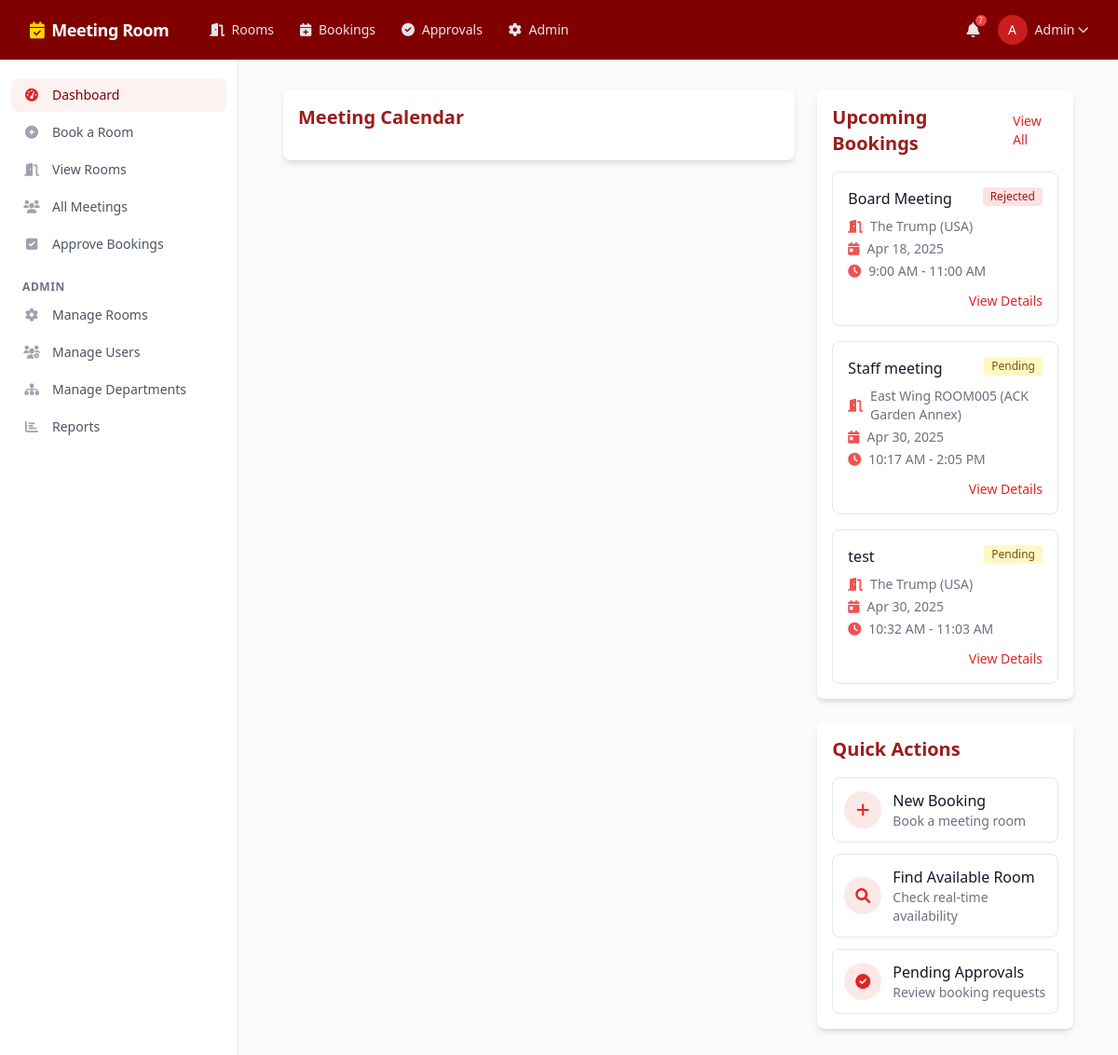
/dashboard.php (signed in), run on the app's committed database.
### tables this page shows
CREATE TABLE bookings (
    booking_id INTEGER PRIMARY KEY AUTOINCREMENT,
    room_id INTEGER NOT NULL,
    user_id INTEGER NOT NULL,
    event_name TEXT NOT NULL,
    start_time DATETIME NOT NULL,
    end_time DATETIME NOT NULL,
    attendees_count INTEGER NOT NULL,
    status TEXT DEFAULT 'Pending', -- Pending, Approved, Rejected, Cancelled, Completed
    approver_id INTEGER,
    approval_notes TEXT,
    google_calendar_event_id TEXT, -- For calendar integration
    created_at DATETIME DEFAULT CURRENT_TIMESTAMP,
    FOREIGN KEY (room_id) REFERENCES boardrooms(room_id),
    FOREIGN KEY (user_id) REFERENCES users(user_id),
    FOREIGN KEY (approver_id) REFERENCES users(user_id)
);

CREATE TABLE boardrooms (
    room_id INTEGER PRIMARY KEY AUTOINCREMENT,
    room_name TEXT NOT NULL UNIQUE,
    capacity INTEGER NOT NULL,
    location TEXT NOT NULL,
    amenities TEXT, -- JSON string of available amenities
    is_active BOOLEAN DEFAULT TRUE,
    thumbnail_url TEXT -- URL for room image
);

### dashboard.php (the view, shortened to what this page needs)
<?php
require_once 'includes/header.php';
?>
<div class="container mx-auto px-4 py-8">
    <div class="flex flex-col lg:flex-row gap-6">
        <div class="lg:w-2/3">
            <div class="bg-white rounded-lg shadow-md p-4">
                <h2 class="text-xl font-semibold text-maroon-800 mb-4">Meeting Calendar</h2>
            </div>
        </div>
        <div class="lg:w-1/3">
            <div class="bg-white rounded-lg shadow-md p-4">
                <div class="flex justify-between items-center mb-4">
                    <h2 class="text-xl font-semibold text-maroon-800">Upcoming Bookings</h2>
                    <a href="meetings.php" class="text-sm text-maroon-600 hover:text-maroon-800">View All</a>
                </div>
                <div class="space-y-4">
                    <?php
                    $upcoming_bookings = $db->prepare("
                        SELECT b.booking_id, b.event_name, b.start_time, b.end_time, b.status,
                        r.room_name, r.location
                        FROM bookings b
                        JOIN boardrooms r ON b.room_id = r.room_id AND b.start_time >= DATETIME('now')
                        ORDER BY b.start_time ASC
                        LIMIT 3
                    ");
                    $upcoming_bookings->execute();
                    $bookings = $upcoming_bookings->fetchAll(PDO::FETCH_ASSOC);
                    if (count($bookings) > 0):
                        foreach ($bookings as $booking):
                            $start_date = new DateTime($booking['start_time']);
                            $end_date = new DateTime($booking['end_time']);
                    ?>
                            <div class="border border-gray-200 rounded-lg p-4 hover:border-maroon-300 transition-colors">
                                <div class="flex justify-between items-start">
                                    <h3 class="font-medium text-gray-900"><?= htmlspecialchars($booking['event_name']) ?></h3>
                                    <span class="inline-flex items-center px-2 py-0.5 rounded text-xs font-medium
                                <?= $booking['status'] == 'Approved' ? 'bg-green-100 text-green-800' : '' ?>
                                <?= $booking['status'] == 'Pending' ? 'bg-yellow-100 text-yellow-800' : '' ?>
                                <?= $booking['status'] == 'Rejected' ? 'bg-red-100 text-red-800' : '' ?>">
                                        <?= $booking['status'] ?>
                                    </span>
                                </div>
                                <div class="mt-2 flex items-center text-sm text-gray-500">
                                    <i class="fas fa-door-open text-maroon-500 mr-2"></i>
                                    <?= htmlspecialchars($booking['room_name']) ?> (<?= htmlspecialchars($booking['location']) ?>)
                                </div>
                                <div class="mt-1 flex items-center text-sm text-gray-500">
                                    <i class="fas fa-calendar-day text-maroon-500 mr-2"></i>
                                    <?= $start_date->format('M j, Y') ?>
                                </div>
                                <div class="mt-1 flex items-center text-sm text-gray-500">
                                    <i class="fas fa-clock text-maroon-500 mr-2"></i>
                                    <?= $start_date->format('g:i A') ?> - <?= $end_date->format('g:i A') ?>
                                </div>
                                <div class="mt-3 flex justify-end">
                                    <a href="booking_success.php?id=<?= $booking['booking_id'] ?>" class="text-sm text-maroon-600 hover:text-maroon-800 font-medium">
                                        View Details
                                    </a>
                                </div>
                            </div>
                        <?php
                        endforeach;
                    endif; ?>
                </div>
            </div>
            <div class="bg-white rounded-lg shadow-md p-4 mt-6">
                <h2 class="text-xl font-semibold text-maroon-800 mb-4">Quick Actions</h2>
                <div class="space-y-3">
                    <a href="book_room.php" class="flex items-center p-3 border border-gray-200 rounded-lg hover:bg-maroon-50 hover:border-maroon-300 transition-colors">
                        <div class="flex-shrink-0 h-10 w-10 rounded-full bg-maroon-100 text-maroon-600 flex items-center justify-center mr-3">
                            <i class="fas fa-plus"></i>
                        </div>
                        <div>
                            <h3 class="font-medium text-gray-900">New Booking</h3>
                            <p class="text-sm text-gray-500">Book a meeting room</p>
                        </div>
                    </a>
                    <a href="find_room.php" class="flex items-center p-3 border border-gray-200 rounded-lg hover:bg-maroon-50 hover:border-maroon-300 transition-colors">
                        <div class="flex-shrink-0 h-10 w-10 rounded-full bg-maroon-100 text-maroon-600 flex items-center justify-center mr-3">
                            <i class="fas fa-search"></i>
                        </div>
                        <div>
                            <h3 class="font-medium text-gray-900">Find Available Room</h3>
                            <p class="text-sm text-gray-500">Check real-time availability</p>
                        </div>
                    </a>
                    <?php if (in_array($userRole, ['approver', 'admin'])): ?>
                        <a href="approvals.php" class="flex items-center p-3 border border-gray-200 rounded-lg hover:bg-maroon-50 hover:border-maroon-300 transition-colors">
                            <div class="flex-shrink-0 h-10 w-10 rounded-full bg-maroon-100 text-maroon-600 flex items-center justify-center mr-3">
                                <i class="fas fa-check-circle"></i>
                            </div>
                            <div>
                                <h3 class="font-medium text-gray-900">Pending Approvals</h3>
                                <p class="text-sm text-gray-500">Review booking requests</p>
                            </div>
                        </a>
                    <?php endif; ?>
                </div>
            </div>
        </div>
    </div>
</div>
<link href="https://cdn.jsdelivr.net/npm/fullcalendar@5.10.1/main.min.css" rel="stylesheet">
</body>
</html>

### data on the page
bookings: event_name "Board Meeting", status "Rejected", room.room_name "The Trump", room.location "USA", start_time "Apr 18, 2025", start_time "9:00 AM", end_time "11:00 AM"
bookings: event_name "Staff meeting", status "Pending", room.room_name "East Wing ROOM005", room.location "ACK Garden Annex", start_time "Apr 30, 2025", start_time "10:17 AM", end_time "2:05 PM"
bookings: event_name "test", status "Pending", room.room_name "The Trump", room.location "USA", start_time "Apr 30, 2025", start_time "10:32 AM", end_time "11:03 AM"

### other printed values
$unreadNotifications "7"
substr($_SESSION['first_name'], 0, 1) "A"
$_SESSION['first_name'] "Admin"
